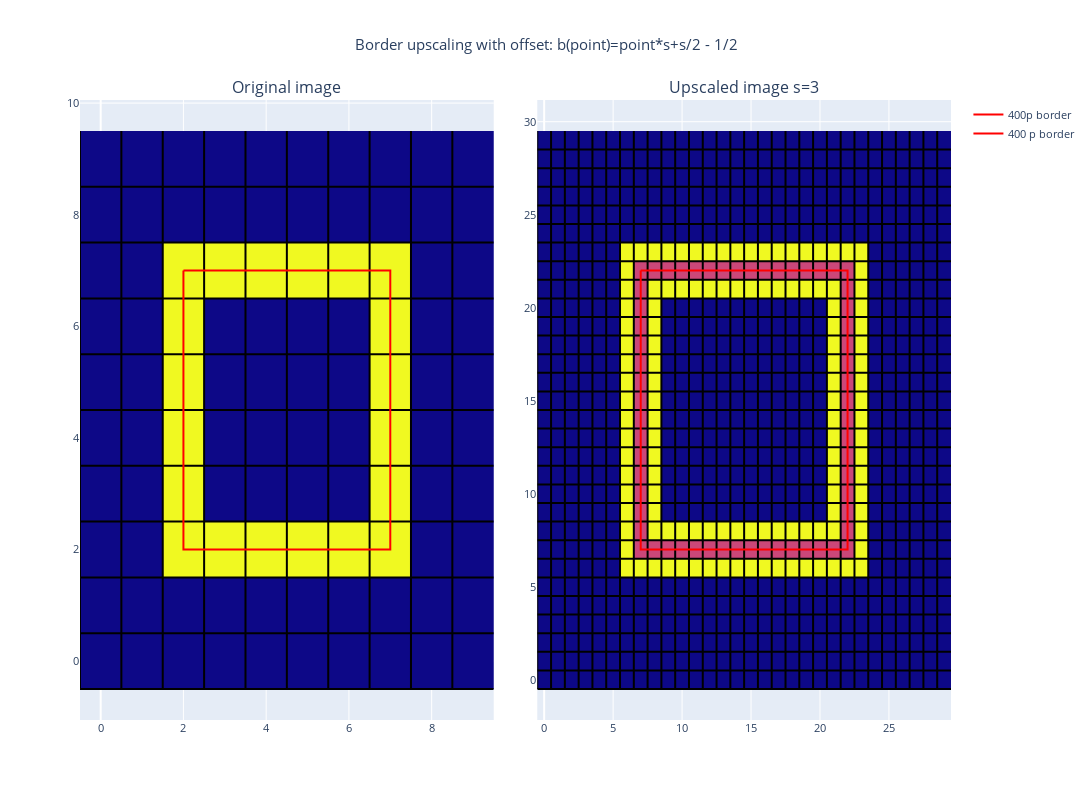

Source (notebook cell):
### Markdown cell above
# 

scipy.ndimage import map_cooridnates

### Code cell
fig = make_subplots(rows=1, cols=2, 
                    horizontal_spacing=0.05, 
                    vertical_spacing=0.1,
                    subplot_titles=('Original image', f"Upscaled image s={scale_factor}"))
# Add images to plot
base_image_fig = px.imshow(test_image)
fig.add_trace(base_image_fig.data[0], 1, 1)
xs, ys = gridlines(test_image)
fig.add_trace(go.Scatter(x=xs, y=ys, marker=dict(color='black', size=1), name=f"Pixel edges", showlegend=False), row=1, col=1)

upscaled_image_box_3 = upscaled_image_box.copy()
xs_pixel, ys_pixel = pixels_between_points_2(fourier_xs_with_offset, fourier_ys_with_offset)
# xs, ys = pixels_between_points(fourier_xs*scale_factor+scale_factor/2-0.5, fourier_ys*scale_factor+scale_factor/2-0.5)
for x,y in list(zip(xs_pixel,ys_pixel)):
    upscaled_image_box_3[int(x)][int(y)] = 0.5
    
upscaled_image_fig = px.imshow(upscaled_image_box_3)
fig.add_trace(upscaled_image_fig.data[0], 1, 2)
xs, ys = gridlines(upscaled_image_box_3)
fig.add_trace(go.Scatter(x=xs, y=ys, marker=dict(color='black', size=1), name=f"Pixel edges", showlegend=False), row=1, col=2)

# 400p borders
fig.add_trace(go.Scatter(x=fourier_xs, y=fourier_ys, marker=dict(color='red', size=10), name=f"400p border"), row=1, col=1)
fig.add_trace(go.Scatter(x=fourier_xs_with_offset, y=fourier_ys_with_offset, marker=dict(color='red', size=10), name=f"400 p border"), row=1, col=2)

fig.update_layout(title_text=f"Border upscaling with offset: b(point)=point*s+s/2 - 1/2", title_x=0.5, width=1400, height=800, showlegend=True, font_size=11)
fig.update(layout_coloraxis_showscale=False)
fig.show()

### Figure 1 — Plotly figure (JSON) as saved in the notebook; plotly's stock layout.template omitted (floating-point values rounded to 4 significant figures; data arrays with more than 128 entries replaced by an {"elided": "..."} marker saying what was removed)
{"data": [{"coloraxis": "coloraxis", "hovertemplate": "x: %{x}<br>y: %{y}<br>color: %{z}<extra></extra>", "name": "0", "type": "heatmap", "xaxis": "x", "yaxis": "y", "z": [[0, 0, 0, 0, 0, 0, 0, 0, 0, 0], [0, 0, 0, 0, 0, 0, 0, 0, 0, 0], [0, 0, 1, 1, 1, 1, 1, 1, 0, 0], [0, 0, 1, 0, 0, 0, 0, 1, 0, 0], [0, 0, 1, 0, 0, 0, 0, 1, 0, 0], [0, 0, 1, 0, 0, 0, 0, 1, 0, 0], [0, 0, 1, 0, 0, 0, 0, 1, 0, 0], [0, 0, 1, 1, 1, 1, 1, 1, 0, 0], [0, 0, 0, 0, 0, 0, 0, 0, 0, 0], [0, 0, 0, 0, 0, 0, 0, 0, 0, 0]]}, {"marker": {"color": "black", "size": 1}, "name": "Pixel edges", "showlegend": false, "type": "scatter", "x": [-0.5, -0.5, null, -0.5, 9.5, null, 0.5, 0.5, null, -0.5, 9.5, null, 1.5, 1.5, null, -0.5, 9.5, null, 2.5, 2.5, null, -0.5, 9.5, null, 3.5, 3.5, null, -0.5, 9.5, null, 4.5, 4.5, null, -0.5, 9.5, null, 5.5, 5.5, null, -0.5, 9.5, null, 6.5, 6.5, null, -0.5, 9.5, null, 7.5, 7.5, null, -0.5, 9.5, null, 8.5, 8.5, null, -0.5, 9.5, null], "xaxis": "x", "y": [-0.5, 9.5, null, -0.5, -0.5, null, -0.5, 9.5, null, 0.5, 0.5, null, -0.5, 9.5, null, 1.5, 1.5, null, -0.5, 9.5, null, 2.5, 2.5, null, -0.5, 9.5, null, 3.5, 3.5, null, -0.5, 9.5, null, 4.5, 4.5, null, -0.5, 9.5, null, 5.5, 5.5, null, -0.5, 9.5, null, 6.5, 6.5, null, -0.5, 9.5, null, 7.5, 7.5, null, -0.5, 9.5, null, 8.5, 8.5, null], "yaxis": "y"}, {"coloraxis": "coloraxis", "hovertemplate": "x: %{x}<br>y: %{y}<br>color: %{z}<extra></extra>", "name": "0", "type": "heatmap", "xaxis": "x2", "yaxis": "y2", "z": {"elided": "30x30 float values"}}, {"marker": {"color": "black", "size": 1}, "name": "Pixel edges", "showlegend": false, "type": "scatter", "x": {"elided": "180 float values"}, "xaxis": "x2", "y": {"elided": "180 float values"}, "yaxis": "y2"}, {"marker": {"color": "red", "size": 10}, "name": "400p border", "type": "scatter", "x": {"elided": "200 float values"}, "xaxis": "x", "y": {"elided": "200 float values"}, "yaxis": "y"}, {"marker": {"color": "red", "size": 10}, "name": "400 p border", "type": "scatter", "x": {"elided": "200 float values"}, "xaxis": "x2", "y": {"elided": "200 float values"}, "yaxis": "y2"}], "layout": {"annotations": [{"font": {"size": 16}, "showarrow": false, "text": "Original image", "x": 0.2375, "xanchor": "center", "xref": "paper", "y": 1, "yanchor": "bottom", "yref": "paper"}, {"font": {"size": 16}, "showarrow": false, "text": "Upscaled image s=3", "x": 0.7625, "xanchor": "center", "xref": "paper", "y": 1, "yanchor": "bottom", "yref": "paper"}], "coloraxis": {"showscale": false}, "font": {"size": 11}, "height": 800, "showlegend": true, "title": {"text": "Border upscaling with offset: b(point)=point*s+s/2 - 1/2", "x": 0.5}, "width": 1400, "xaxis": {"anchor": "y", "domain": [0, 0.475]}, "xaxis2": {"anchor": "y2", "domain": [0.525, 1]}, "yaxis": {"anchor": "x", "domain": [0, 1]}, "yaxis2": {"anchor": "x2", "domain": [0, 1]}}}
